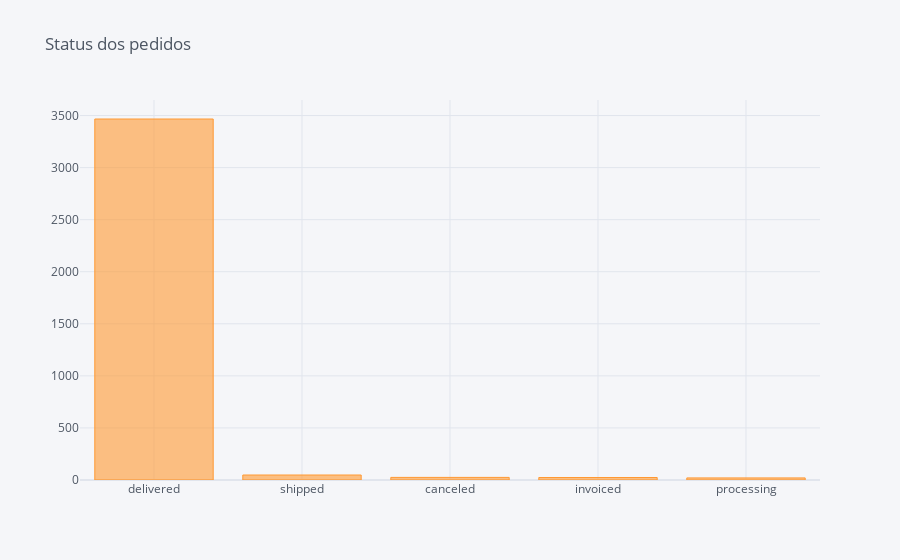

Notebook code for this chart:
### Markdown cell above
## Perguntas 
- Quais a distribuicao dos status dos pedidos?
- Quais os meses do ano houve mais vendas?
- Qual a quantidade de items de um pedido? (medio)
- Qual a quantidade de vendedores em um pedido ? (medio)
- O valor do frete tende aumentar com o preco do produto?
- Qual o tempo medio de entrega?
- Como foi as vendas por mês?
- Quais meses superaram a meta de vendas?
- Como foi a venda por mês se comparado ao ano de 2016?

### Code cell
df.order_status.value_counts().iplot(kind='bar', title='Status dos pedidos')

### Figure 1 — Plotly figure (JSON) as saved in the notebook; plotly's stock layout.template omitted (floating-point values rounded to 4 significant figures)
{"data": [{"marker": {"color": "rgba(255, 153, 51, 0.6)", "line": {"color": "rgba(255, 153, 51, 1.0)", "width": 1}}, "name": "order_status", "orientation": "v", "text": "", "type": "bar", "x": ["delivered", "shipped", "canceled", "invoiced", "processing"], "y": [3467, 48, 25, 24, 20]}], "layout": {"legend": {"bgcolor": "#F5F6F9", "font": {"color": "#4D5663"}}, "paper_bgcolor": "#F5F6F9", "plot_bgcolor": "#F5F6F9", "title": {"font": {"color": "#4D5663"}, "text": "Status dos pedidos"}, "xaxis": {"gridcolor": "#E1E5ED", "showgrid": true, "tickfont": {"color": "#4D5663"}, "title": {"font": {"color": "#4D5663"}, "text": ""}, "zerolinecolor": "#E1E5ED"}, "yaxis": {"gridcolor": "#E1E5ED", "showgrid": true, "tickfont": {"color": "#4D5663"}, "title": {"font": {"color": "#4D5663"}, "text": ""}, "zerolinecolor": "#E1E5ED"}}}
